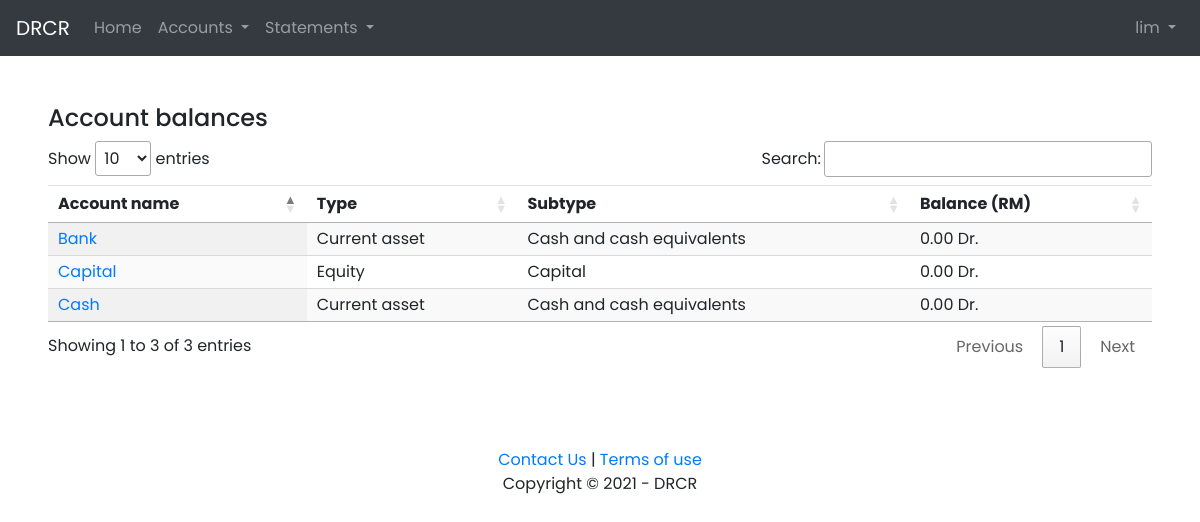
/view-account (signed in), run on the app's committed database.
### tables this page shows
CREATE TABLE persons (
    id INTEGER,
    name TEXT,
    password TEXT,
    date INTEGER,
    currency TEXT,
    PRIMARY KEY(id)
);

CREATE TABLE accounts (
    id INTEGER,
    name TEXT,
    type TEXT,
    subtype TEXT,
    balance REAL,
    persons_id INTEGER,
    dependency INTEGEER,
    deleted INTEGER,
    PRIMARY KEY(id),
    FOREIGN KEY(persons_id) REFERENCES persons(id)
);

### app.py (the view)
@app.route("/view-account")
def view_account():
    if "name" not in session:
        return redirect("/")
    success = request.args.get("success", None)
    person = session["name"]
    conn = sqlite3.connect(path.join(root, "data.db"))
    db = conn.cursor()
    db.execute("SELECT * FROM accounts WHERE persons_id = (SELECT id FROM persons WHERE name = ?) AND deleted = 0", (person, ))
    accounts = db.fetchall()
    db.execute("SELECT currency FROM persons WHERE name = ?", (person, ))
    currency = db.fetchall()[0][0]
    balances = []
    for account in accounts:
        type = types[account[2]]
        subtype = subtypes[account[3]]
        balances.append([account[0], account[1], type, subtype, drcr(account[4])])
    conn.close()
    return render_template("view-account.html", balances=balances, success=success, currency=currency)

### app.py (called while the page is built)
def drcr(amount):
    if amount >= 0:
        return f"{amount:,.2f} Dr."
    else:
        return f"{abs(amount):,.2f} Cr."

### templates/view-account.html (shortened to what this page needs)
{% extends "layout.html" %}
{% block main %}
    <div class="container2">
        <h2>Account balances</h2>
        <div class="overflow">
            <table class="table display" id="table_id">
                <thead>
                    <th scope="col">Account name</th>
                    <th scope="col">Type</th>
                    <th scope="col">Subtype</th>
                    <th scope="col">Balance ({{ currency }})</th>
                </thead>
                <tbody>
                {% for balance in balances %}
                    <tr>
                        <td><a href="/accounts/{{ balance[0] }}">{{ balance[1] }}</a></td>
                        <td>{{ balance[2] }}</td>
                        <td>{{ balance[3] }}</td>
                        <td>{{ balance[4] }}</td>
                    </tr>
                {% endfor %}
                </tbody>
            </table>
        </div>
    </div>
{% endblock %}

### templates/layout.html (shortened to what this page needs)
<!DOCTYPE html>
<html lang="en">
    <head>
        <link rel="stylesheet" href="../static/bootstrap.min.css">
        <link rel="stylesheet" type="text/css" href="https://cdn.datatables.net/1.11.0/css/jquery.dataTables.css">
        <link href="../static/styles.css" rel="stylesheet">
    </head>
    <body>
        <nav class="navbar navbar-expand-lg navbar-dark bg-dark">
            <a class="navbar-brand" href="/">DRCR</a>
            <div class="collapse navbar-collapse" id="navbarNavDropdown">
              {% if session.name %}
                <ul class="navbar-nav mr-auto">
                  <li class="nav-item">
                    <a class="nav-link" href="/home">Home</a>
                  </li>
                  <li class="nav-item dropdown">
                    <a class="nav-link dropdown-toggle" href="#" id="navbarDropdownMenuLink" data-toggle="dropdown" aria-haspopup="true" aria-expanded="false">
                      Accounts
                    </a>
                  </li>
                  <li class="nav-item dropdown">
                    <a class="nav-link dropdown-toggle" href="#" id="navbarDropdownMenuLink" data-toggle="dropdown" aria-haspopup="true" aria-expanded="false">
                      Statements
                    </a>
                  </li>
                </ul>
                <ul class="navbar-nav ml-auto">
                  <li class="nav-item dropdown">
                    <a class="nav-link dropdown-toggle" href="#" id="navbarDropdownMenuLink" data-toggle="dropdown" aria-haspopup="true" aria-expanded="false">
                      {{ session.name }}
                    </a>
                  </li>
                </ul>
              {% else %}
                <ul class="navbar-nav ml-auto">
                  <li class="nav-item">
                    <a class="nav-link" href="/login">Log In</a>
                  </li>
                </ul>
              {% endif %}
            </div>
          </nav>
        <main>{% block main %}{% endblock %}</main>
        <footer>
            <div><a href="mailto:drcr.contact@gmail.com">Contact Us</a> | <a href="/terms-of-use">Terms of use</a></div>
            <div>Copyright &copy 2021 - DRCR</div>
        </footer>
    </body>
</html>

### static/styles.css (style rules this page uses)
body { font-family: 'Poppins', sans-serif; font-weight: normal; font-size: 10px; }
nav a { text-align: center; font-size: 1rem; }
footer { text-align: center; margin: 5rem auto; font-size: 1rem; }
.container2 h2 { font-size: 1.5rem; }
.container2 { margin: 3rem; font-size: 1.5rem; }
table { font-size: 1rem; }
.overflow { overflow-x: auto; }
table td { border-collapse:collapse }
tr { line-height: 1rem; }

### data on the page
persons: name "lim", currency "RM"
accounts: name "Cash", balance "Current asset", subtype "Cash and cash equivalents", balance "0.00 Dr."
accounts: name "Bank", balance "Current asset", subtype "Cash and cash equivalents", balance "0.00 Dr."
accounts: name "Capital", balance "Equity", subtype "Capital", balance "0.00 Dr."
